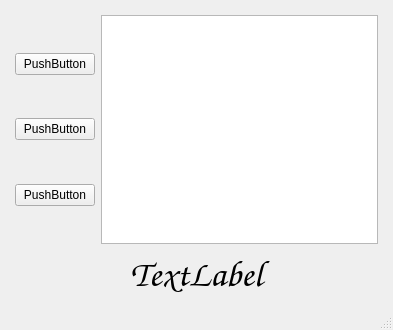
<?xml version="1.0" encoding="UTF-8"?>
<ui version="4.0">
 <class>MainWindow</class>
 <widget class="QMainWindow" name="MainWindow">
  <property name="geometry">
   <rect>
    <x>0</x>
    <y>0</y>
    <width>393</width>
    <height>330</height>
   </rect>
  </property>
  <property name="windowTitle">
   <string>Stopwatch</string>
  </property>
  <widget class="QWidget" name="centralwidget">
   <layout class="QGridLayout" name="gridLayout">
    <property name="leftMargin">
     <number>15</number>
    </property>
    <property name="topMargin">
     <number>15</number>
    </property>
    <property name="rightMargin">
     <number>15</number>
    </property>
    <property name="bottomMargin">
     <number>10</number>
    </property>
    <item row="0" column="0">
     <layout class="QVBoxLayout" name="verticalLayout">
      <item>
       <spacer name="verticalSpacer_2">
        <property name="orientation">
         <enum>Qt::Vertical</enum>
        </property>
        <property name="sizeHint" stdset="0">
         <size>
          <width>20</width>
          <height>40</height>
         </size>
        </property>
       </spacer>
      </item>
      <item>
       <widget class="QPushButton" name="start_stop">
        <property name="text">
         <string>PushButton</string>
        </property>
       </widget>
      </item>
      <item>
       <spacer name="verticalSpacer_3">
        <property name="orientation">
         <enum>Qt::Vertical</enum>
        </property>
        <property name="sizeHint" stdset="0">
         <size>
          <width>20</width>
          <height>40</height>
         </size>
        </property>
       </spacer>
      </item>
      <item>
       <widget class="QPushButton" name="clear_time">
        <property name="text">
         <string>PushButton</string>
        </property>
       </widget>
      </item>
      <item>
       <spacer name="verticalSpacer_4">
        <property name="orientation">
         <enum>Qt::Vertical</enum>
        </property>
        <property name="sizeHint" stdset="0">
         <size>
          <width>20</width>
          <height>40</height>
         </size>
        </property>
       </spacer>
      </item>
      <item>
       <widget class="QPushButton" name="record_lap">
        <property name="text">
         <string>PushButton</string>
        </property>
       </widget>
      </item>
      <item>
       <spacer name="verticalSpacer">
        <property name="orientation">
         <enum>Qt::Vertical</enum>
        </property>
        <property name="sizeHint" stdset="0">
         <size>
          <width>20</width>
          <height>40</height>
         </size>
        </property>
       </spacer>
      </item>
     </layout>
    </item>
    <item row="0" column="1">
     <widget class="QTextBrowser" name="laps"/>
    </item>
    <item row="1" column="0" colspan="2">
     <layout class="QHBoxLayout" name="horizontalLayout">
      <item>
       <widget class="QLabel" name="curr_time">
        <property name="font">
         <font>
          <family>Comic Sans MS</family>
          <pointsize>28</pointsize>
         </font>
        </property>
        <property name="text">
         <string>TextLabel</string>
        </property>
        <property name="alignment">
         <set>Qt::AlignCenter</set>
        </property>
       </widget>
      </item>
     </layout>
    </item>
   </layout>
  </widget>
  <widget class="QMenuBar" name="menubar">
   <property name="geometry">
    <rect>
     <x>0</x>
     <y>0</y>
     <width>393</width>
     <height>21</height>
    </rect>
   </property>
  </widget>
  <widget class="QStatusBar" name="statusbar"/>
 </widget>
 <resources/>
 <connections/>
</ui>
